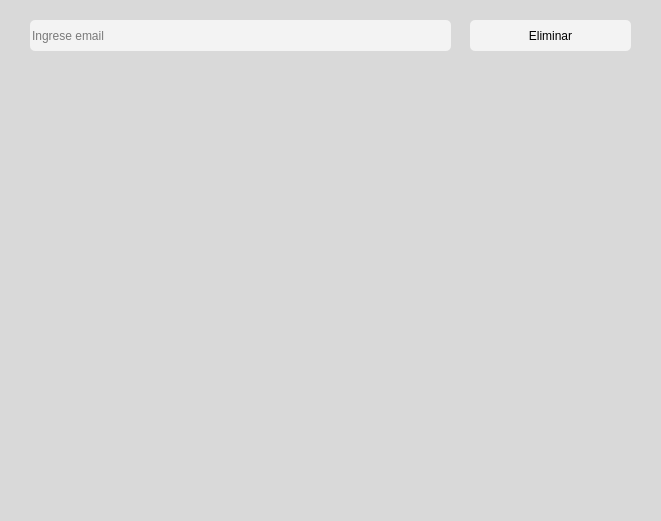
<?xml version="1.0" encoding="UTF-8"?>
<ui version="4.0">
 <class>MyFollowers</class>
 <widget class="QWidget" name="MyFollowers">
  <property name="geometry">
   <rect>
    <x>0</x>
    <y>0</y>
    <width>661</width>
    <height>521</height>
   </rect>
  </property>
  <property name="windowTitle">
   <string>Form</string>
  </property>
  <widget class="QLabel" name="label">
   <property name="geometry">
    <rect>
     <x>0</x>
     <y>0</y>
     <width>661</width>
     <height>521</height>
    </rect>
   </property>
   <property name="styleSheet">
    <string notr="true">background-color: rgb(217, 217, 217);</string>
   </property>
   <property name="text">
    <string/>
   </property>
  </widget>
  <widget class="QLineEdit" name="lineEdit">
   <property name="geometry">
    <rect>
     <x>30</x>
     <y>20</y>
     <width>421</width>
     <height>31</height>
    </rect>
   </property>
   <property name="styleSheet">
    <string notr="true">border-radius: 5px;
background-color: rgb(243, 243, 243);
font: 12pt &quot;Calibri&quot;;</string>
   </property>
   <property name="placeholderText">
    <string>Ingrese email</string>
   </property>
  </widget>
  <widget class="QStackedWidget" name="stackedWidget">
   <property name="geometry">
    <rect>
     <x>30</x>
     <y>60</y>
     <width>541</width>
     <height>441</height>
    </rect>
   </property>
  </widget>
  <widget class="QPushButton" name="pushButton">
   <property name="geometry">
    <rect>
     <x>470</x>
     <y>20</y>
     <width>161</width>
     <height>31</height>
    </rect>
   </property>
   <property name="styleSheet">
    <string notr="true">border-radius: 5px;
background-color: rgb(243, 243, 243);
color: black;

</string>
   </property>
   <property name="text">
    <string>Eliminar</string>
   </property>
  </widget>
 </widget>
 <resources/>
 <connections/>
</ui>
